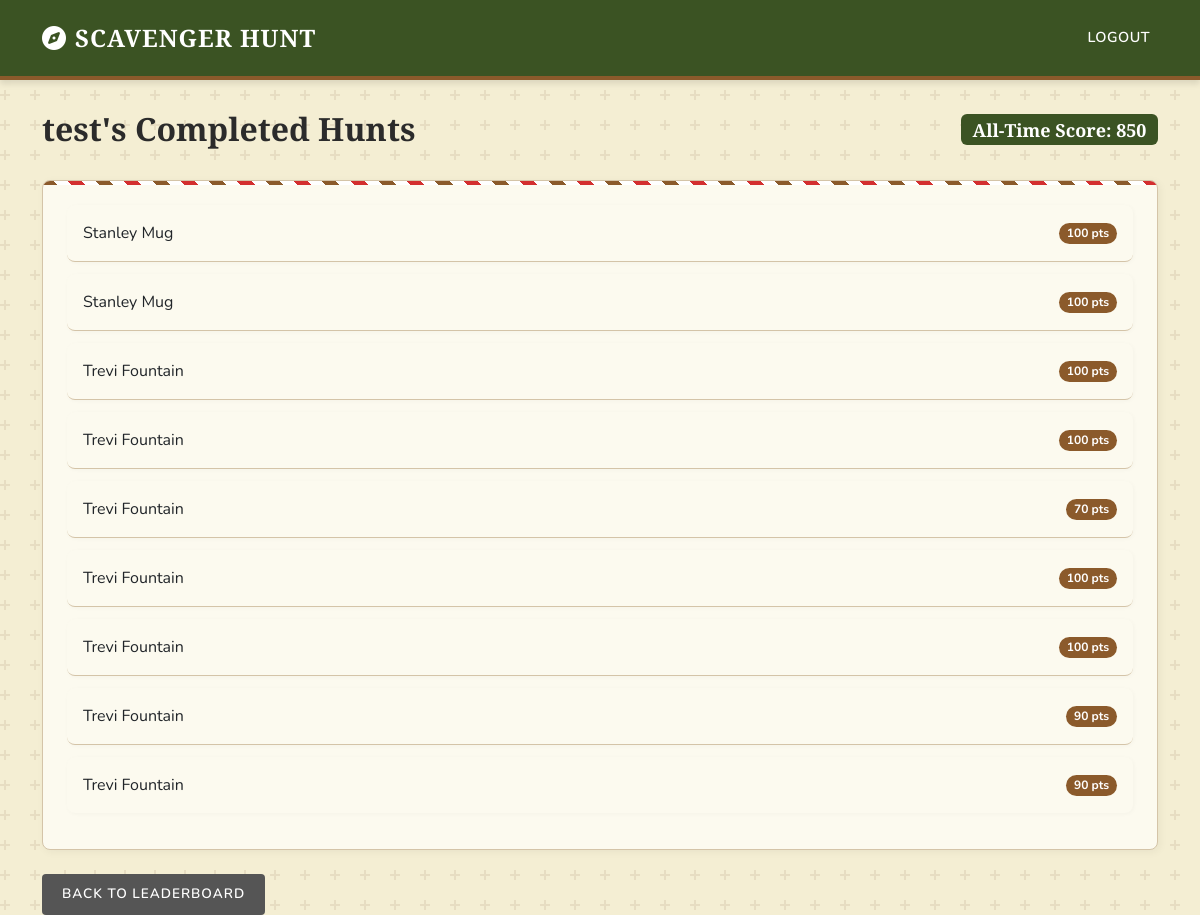
The page /user/test (signed in) on the database its author committed.
### app.py (models this page shows)
class Player(db.Model):
    id = db.Column(db.Integer, primary_key=True)
    username = db.Column(db.String(255), nullable=False)
    hunt_id = db.Column(db.Integer, db.ForeignKey('hunt.id'), nullable=False)
    total_score = db.Column(db.Integer, default=0)
    is_completed = db.Column(db.Boolean, default=False)
    attempts = db.relationship('Attempt', backref='player', lazy=True)

class Hunt(db.Model):
    id = db.Column(db.Integer, primary_key=True)
    name = db.Column(db.String(255), nullable=False)
    targets = db.relationship('Target', backref='hunt', lazy=True, cascade="all, delete-orphan")

### app.py (the view)
@app.route('/user/<username>')
def user_details(username):
    user_scores = db.session.query(
        Hunt.name,
        Player.total_score
    ).join(Player, Hunt.id == Player.hunt_id)\
     .filter(Player.username == username, Player.is_completed == True)\
     .order_by(Hunt.name)\
     .all()
    total_score_all_time = sum(score for _, score in user_scores)
    return render_template('user_details.html', username=username, scores=user_scores, total_score=total_score_all_time)

### templates/user_details.html
{% extends 'layout.html' %}
{% block content %}
<div class="d-flex justify-content-between align-items-center">
    <h2>{{ username }}'s Completed Hunts</h2>
    <h4><span class="badge bg-info text-dark">All-Time Score: {{ total_score }}</span></h4>
</div>
<div class="card mt-4">
    <div class="card-body">
        {% if scores %}
            <ul class="list-group list-group-flush">
                {% for hunt_name, score in scores %}
                    <li class="list-group-item d-flex justify-content-between align-items-center p-3">
                        <span>{{ hunt_name }}</span>
                        <span class="badge bg-primary rounded-pill">{{ score }} pts</span>
                    </li>
                {% endfor %}
            </ul>
        {% else %}
            <p class="text-muted">{{ username }} has not completed any scavenger hunts yet.</p>
        {% endif %}
    </div>
</div>
<a href="{{ url_for('index') }}" class="btn btn-secondary mt-4">Back to Leaderboard</a>
{% endblock %}

### templates/layout.html (style rules this page uses)
:root { --bg-color: #F4EED3; --text-color: #2b2b2b; --primary-color: #3b5323; --primary-hover: #2c3e1a; --secondary-color: #8b5a2b; --card-bg: #FCFAEF; --border-color: #D4C4A8; }
body { background-color: var(--bg-color); color: var(--text-color); font-family: 'Nunito', sans-serif; }
h1, h2, h3, h4, h5, h6, .navbar-brand { font-family: 'Playfair Display', serif; font-weight: 700; }
.card { border: 1px solid var(--border-color); border-radius: 8px; background-color: var(--card-bg); box-shadow: 2px 2px 8px rgba(0,0,0,0.05); overflow: hidden; position: relative; }
.card::before { content: ''; position: absolute; top: 0; left: 0; right: 0; height: 4px; background: repeating-linear-gradient( 45deg, var(--secondary-color), var(--secondary-color) 10px, #fff 10px, #fff 20px, #d32f2f 20px, #d32f2f 30px, #fff 30px, #fff 40px ); }
.card-body { padding: 24px; }
.btn { border-radius: 4px; padding: 10px 20px; font-weight: 600; text-transform: uppercase; letter-spacing: 1px; font-size: 0.85rem; border: none; transition: all 0.3s ease; }
.btn-secondary { background-color: #555; color: #fff; }
.list-group-item { border: 1px solid var(--border-color); margin-bottom: 12px; border-radius: 8px !important; background-color: var(--card-bg); box-shadow: 1px 1px 4px rgba(0,0,0,0.03); }
.list-group { background: transparent; }
.badge.bg-primary { background-color: var(--secondary-color) !important; }
.badge.bg-info { background-color: var(--primary-color) !important; color: white !important; }

### rows shown on the page
Player: name "Stanley Mug", total_score "100"
Player: name "Stanley Mug", total_score "100"
Player: name "Trevi Fountain", total_score "100"
Player: name "Trevi Fountain", total_score "100"
Player: name "Trevi Fountain", total_score "70"
Player: name "Trevi Fountain", total_score "100"
Player: name "Trevi Fountain", total_score "100"
Player: name "Trevi Fountain", total_score "90"
Player: name "Trevi Fountain", total_score "90"

### other values the page prints
{{ username }} "test"
{{ total_score }} "850"
